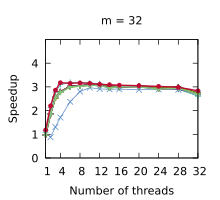

Write the gnuplot code that produced this figure.
set title "m = 32"
set terminal pdf size 2.2,2.0
set output "./results/Compactions_n___4,194,304,_m___32.pdf"
set key off
set xrange [1:32]
set xtics (1, 4, 8, 12, 16, 20, 24, 28, 32)
set xlabel "Number of threads"
set yrange [0:5]
set ytics (0, 1, 2, 3, 4)
set ylabel "Speedup"
plot './results/Compactions_n___4,194,304,_m___32.dat' using 1:2 title "Outer parallelism" pointsize 0.7 lw 1 pt 1 linecolor rgb "#24A793" with linespoints, \
  './results/Compactions_n___4,194,304,_m___32.dat' using 1:3 title "Inner parallelism" pointsize 0.7 lw 1 pt 2 linecolor rgb "#5287C6" with linespoints, \
  './results/Compactions_n___4,194,304,_m___32.dat' using 1:4 title "Multi-atomics 64 1 1" pointsize 0.7 lw 2 pt 1 linecolor rgb "#80141E" with linespoints, \
  './results/Compactions_n___4,194,304,_m___32.dat' using 1:5 title "Multi-atomics 32 1 1" pointsize 0.7 lw 2 pt 1 linecolor rgb "#40141E" with linespoints, \
  './results/Compactions_n___4,194,304,_m___32.dat' using 1:6 title "Multi-atomics 64 10 1" pointsize 0.7 lw 2 pt 1 linecolor rgb "#80C81E" with linespoints, \
  './results/Compactions_n___4,194,304,_m___32.dat' using 1:7 title "Multi-atomics 64 1 4" pointsize 0.7 lw 2 pt 1 linecolor rgb "#801478" with linespoints, \
  './results/Compactions_n___4,194,304,_m___32.dat' using 1:8 title "Multi-atomics 64 10 4" pointsize 0.7 lw 2 pt 1 linecolor rgb "#80C878" with linespoints, \
  './results/Compactions_n___4,194,304,_m___32.dat' using 1:9 title "Work assisting" pointsize 0.4 lw 2 pt 7 linecolor rgb "#C00A35" with linespoints
